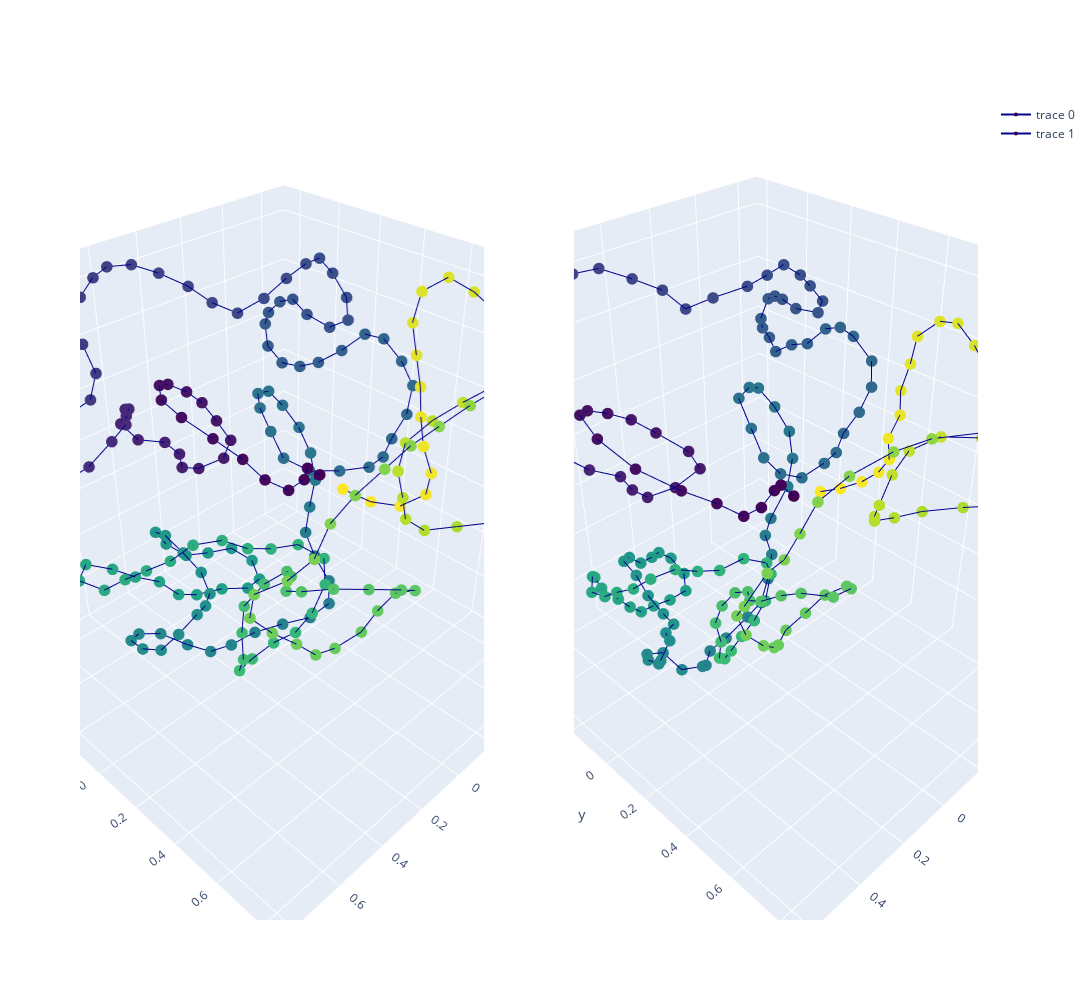

The cell this chart's notebook holds for it:
### Markdown cell above
True consensus vs Pred Trussart structures

### Code cell
# Trussart perfect structure
trussart_true_structure = np.mean(trussart_structures, axis=0)

# Trussart predicted structure
torch_trussart_hic = torch.FloatTensor(trussart_hic)
torch_trussart_hic = torch.reshape(torch_trussart_hic, (1, NB_BINS, NB_BINS))
torch_trussart_hic = torch.repeat_interleave(torch_trussart_hic, BATCH_SIZE, 0)

trussart_pred_structure, trussart_pred_distance, trussart_pred_logits = model(torch_trussart_hic)
trussart_pred_structure = trussart_pred_structure.detach().numpy()[0]

# Superpose structure using Kabsch algorithm
trussart_pred_structure_superposed, trussart_true_structure_superposed = \
        kabsch_superimposition_numpy(trussart_pred_structure, trussart_true_structure, EMBEDDING_SIZE)

# Plot and compare the two structures
x_pred = trussart_pred_structure_superposed[:, 0]  
y_pred = trussart_pred_structure_superposed[:, 1]
z_pred = trussart_pred_structure_superposed[:, 2]

x_true = trussart_true_structure_superposed[:, 0]  
y_true = trussart_true_structure_superposed[:, 1]
z_true = trussart_true_structure_superposed[:, 2]

colorscale1 = np.asarray(range(len(x_true)))
colorscale2 = np.asarray(range(len(x_pred)))
color1 = 'Viridis'
color2 = 'Viridis'

plot_true_pred_structures(x_pred, y_pred, z_pred, x_true, y_true, z_true, colorscale1, colorscale2, color1, color2)

# Shape comparison
print('Kabsch distance is ' + str(kabsch_distance_numpy(trussart_pred_structure, trussart_true_structure, EMBEDDING_SIZE)))

### Figure 1 — Plotly figure (JSON) as saved in the notebook; plotly's stock layout.template omitted (floating-point values rounded to 4 significant figures; data arrays with more than 128 entries replaced by an {"elided": "..."} marker saying what was removed)
{"data": [{"line": {"color": "darkblue", "width": 2}, "marker": {"color": {"elided": "202 int values"}, "colorscale": [[0, "#440154"], [0.1111, "#482878"], [0.2222, "#3e4989"], [0.3333, "#31688e"], [0.4444, "#26828e"], [0.5556, "#1f9e89"], [0.6667, "#35b779"], [0.7778, "#6ece58"], [0.8889, "#b5de2b"], [1, "#fde725"]], "size": 4}, "scene": "scene", "type": "scatter3d", "x": {"elided": "202 float values"}, "y": {"elided": "202 float values"}, "z": {"elided": "202 float values"}}, {"line": {"color": "darkblue", "width": 2}, "marker": {"color": {"elided": "202 int values"}, "colorscale": [[0, "#440154"], [0.1111, "#482878"], [0.2222, "#3e4989"], [0.3333, "#31688e"], [0.4444, "#26828e"], [0.5556, "#1f9e89"], [0.6667, "#35b779"], [0.7778, "#6ece58"], [0.8889, "#b5de2b"], [1, "#fde725"]], "size": 4}, "scene": "scene2", "type": "scatter3d", "x": {"elided": "202 float values"}, "y": {"elided": "202 float values"}, "z": {"elided": "202 float values"}}], "layout": {"height": 1000, "scene": {"domain": {"x": [0, 0.45], "y": [0, 1]}}, "scene2": {"domain": {"x": [0.55, 1], "y": [0, 1]}}, "width": 1300}}
